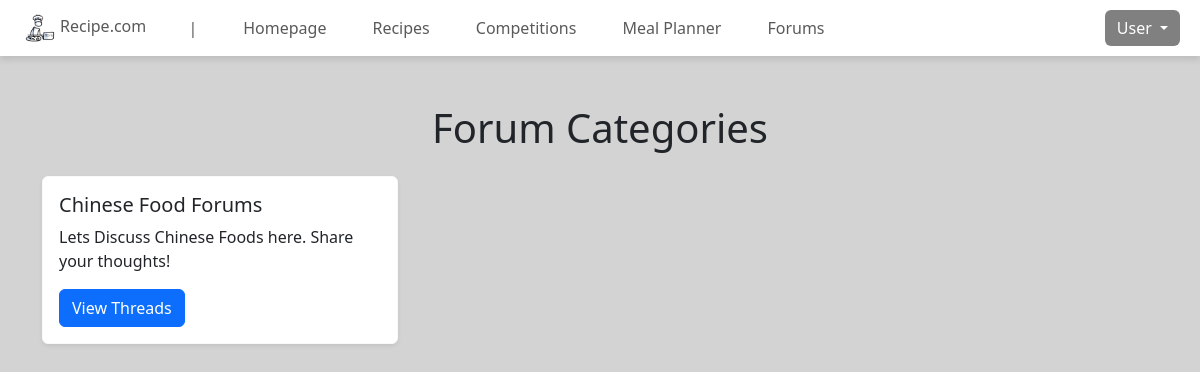
Page /view/forums (signed in) on the committed database.
### tables this page shows
CREATE TABLE `forum_category` (
  `category_id` int(10) NOT NULL,
  `name` varchar(255) NOT NULL,
  `description` text DEFAULT NULL
);

### controller/forum_controller.php (called while the page is built, shortened)
<?php
require_once '../model/forum_model.php';
class ForumController {
    private $categoryModel;
    public function __construct($db) {
        $this->categoryModel = new ForumCategoryModel($db);
    }
    public function getAllCategories() {
        return $this->categoryModel->getAllCategories();
    }
}
?>

### model/forum_model.php (called while the page is built, shortened)
<?php
class ForumCategoryModel {
    private $conn;
    public function __construct($db) {
        $this->conn = $db;
    }
    public function getAllCategories() {
        $sql = "SELECT * FROM forum_category";
        $stmt = $this->conn->prepare($sql);
        $stmt->execute();
        $result = $stmt->get_result();
        return $result->fetch_all(MYSQLI_ASSOC);
    }
}
?>

### view/forums.php (the view, shortened to what this page needs)
<?php
require '../controller/forum_controller.php';
$forumController = new ForumController($conn);
$categories = $forumController->getAllCategories();
?>
<!DOCTYPE html>
<html lang="en">
<head>
    <link rel="stylesheet" href="../assets/css/header.css">
    <link rel="stylesheet" href="../assets/css/styles.css">
    <link href="https://cdn.jsdelivr.net/npm/bootstrap@5.3.3/dist/css/bootstrap.min.css" rel="stylesheet">
</head>
<body>
    <?php include '../includes/header.php'; ?>
    <div class="container mt-5">
        <h1 class="text-center mb-4">Forum Categories</h1>
        <div class="row">
            <?php if (empty($categories)): ?>
                <div class="col-12 text-center">
                    <div class="alert alert-info">No categories available at the moment.</div>
                </div>
            <?php else: ?>
                <?php foreach ($categories as $category): ?>
                    <div class="col-lg-4 col-md-6 mb-4">
                        <div class="card shadow-sm border-light">
                            <div class="card-body">
                                <h5 class="card-title"><?= htmlspecialchars($category['name']) ?></h5>
                                <p class="card-text"><?= htmlspecialchars($category['description']) ?></p>
                                <a href="category_threads.php?id=<?= $category['category_id'] ?>" class="btn btn-primary">View Threads</a>
                            </div>
                        </div>
                    </div>
                <?php endforeach; ?>
            <?php endif; ?>
        </div>
    </div>
</body>
</html>

### assets/css/styles.css (style rules this page uses)
body { background-color: #d3d3d3 !important; }

### rows in the picture
forum_category: name "Chinese Food Forums", description "Lets Discuss Chinese Foods here. Share your thoughts!"

### other values in the picture
$_SESSION['username'] "User"
